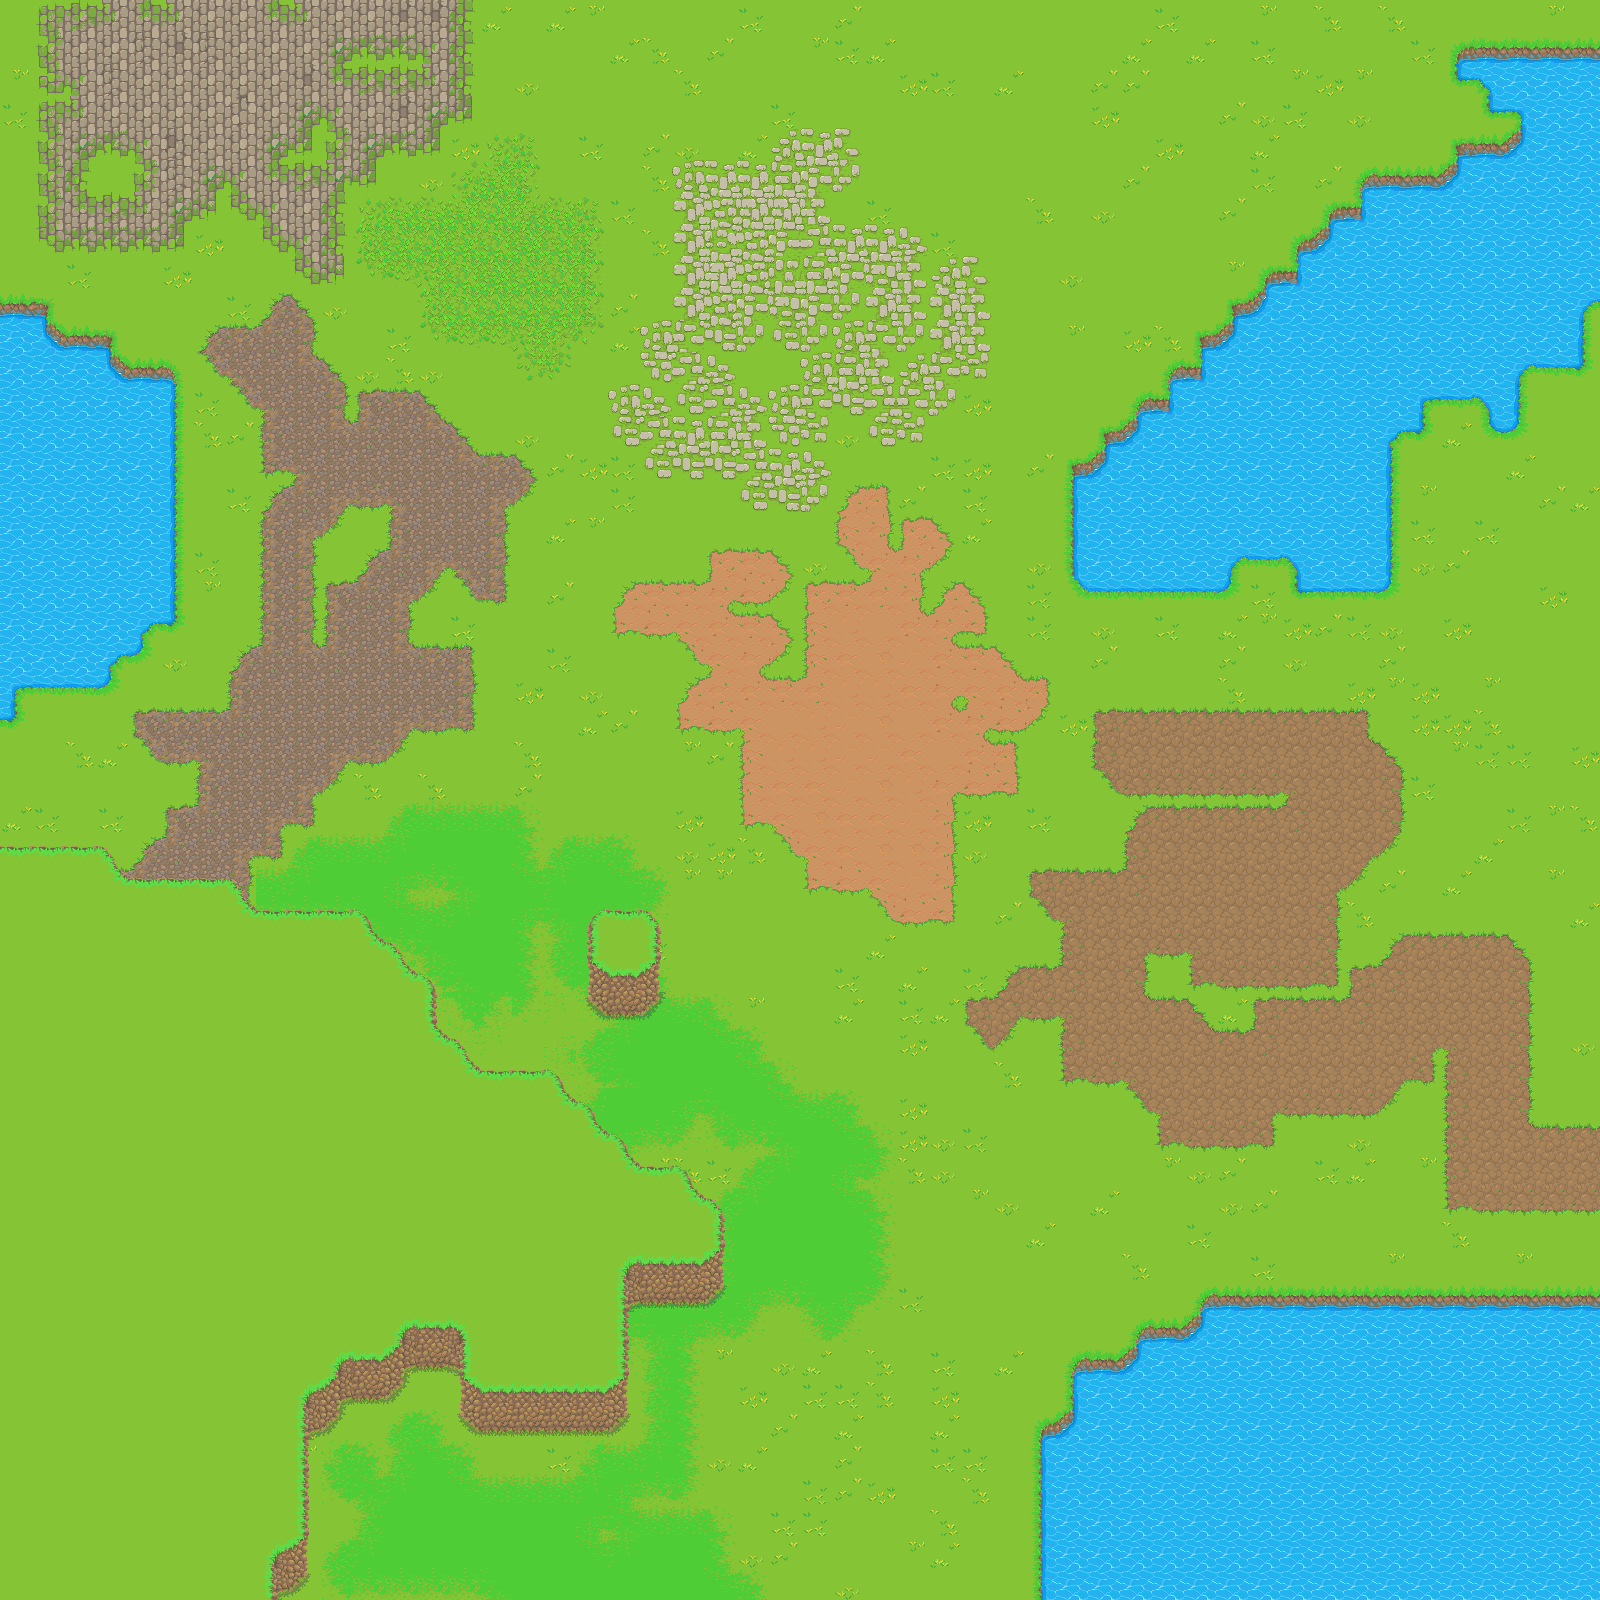

This game map was drawn from its Tiled (.tmx) file and the tilesets committed beside it. A one-line description and the trimmed map source follow:
An orthogonal 50x50 tile map with 32x32 px tiles, 5 tile layers (water, grass_to_water_platform, terrain, fence, ...), 2 tilesets.

<map version="1.10" tiledversion="1.10.1" orientation="orthogonal" renderorder="right-down" width="50" height="50" tilewidth="32" tileheight="32" infinite="0" nextlayerid="12" nextobjectid="1">
 <tileset firstgid="1" source="Terrain.tsx" />
 <tileset firstgid="2539" source="Grass Land - tileset-cliff.tsx" />
 <layer id="2" name="water" width="50" height="50">
  <data>[2500 cells, 2500 non-empty, 1 distinct tile ids]</data>
 </layer>
 <layer id="3" name="grass_to_water_platform" width="50" height="50">
  <data>[2500 cells, 2202 non-empty, 44 distinct tile ids]</data>
 </layer>
 <layer id="8" name="terrain" width="50" height="50">
  <data>[2500 cells, 910 non-empty, 156 distinct tile ids]</data>
 </layer>
 <layer id="4" name="fence" width="50" height="50">
  <data>[2500 cells, 12 non-empty, 12 distinct tile ids]</data>
 </layer>
 <layer id="6" name="grass_platform" width="50" height="50">
  <data>[2500 cells, 377 non-empty, 19 distinct tile ids]</data>
 </layer>
</map>